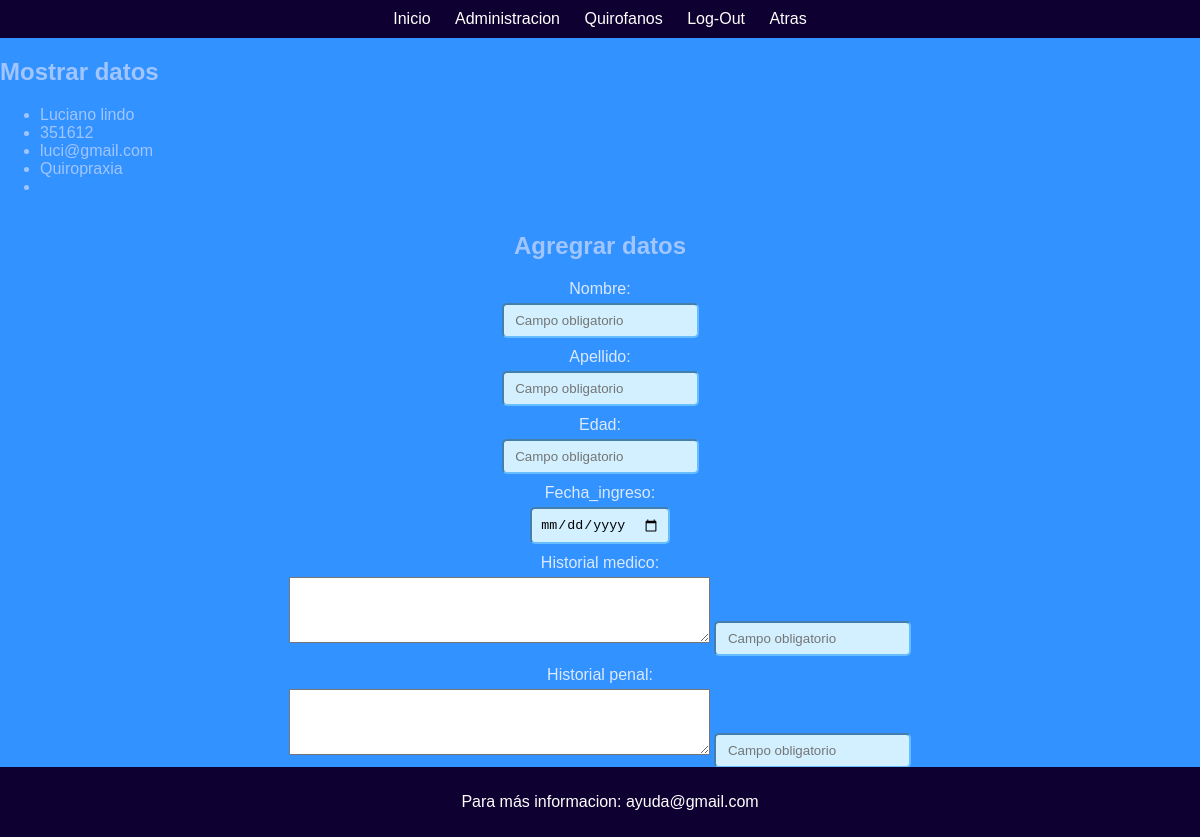
The page /Punk_Alerta_Azul/Punks-main/adm_areas.php on the database its author committed.
### tables this page shows
CREATE TABLE `enfermeros` (
  `id_enfermero` int(11) NOT NULL,
  `nombre` text NOT NULL,
  `apellido` text NOT NULL,
  `telefono` int(200) NOT NULL,
  `correo` varchar(200) NOT NULL,
  `area` text NOT NULL
);

### Punk_Alerta_Azul/Punks-main/adm_areas.php (the view, shortened to what this page needs)
<!DOCTYPE html>
<html lang="en">
<head>
    <link rel="stylesheet" href="./css/Punk.css">
</head>
<body id="inicio">
    <div class="top-bar">
        <a href="#inicio">Inicio</a>
        <a href="adm.php">Administracion</a>
        <a href="hospital.php">Quirofanos</a>
        <a href="index.php">Log-Out</a>
        <a href="hospital.php">Atras</a>
    </div>
    <div>
    <h2>Mostrar datos</h2>
    <?php
            include ("conexion.php");
            $consulta = mysqli_query($conexion,"SELECT  * FROM enfermeros");
            while ($lista_consulta= mysqli_fetch_assoc($consulta) ){
    ?>
            <div class="mostrar">
                <ul>
                    <li> <?php echo $lista_consulta["nombre"] . " " . $lista_consulta["apellido"]; ?></li>
                    <li><?php echo $lista_consulta["telefono"];?></li>
                    <li><?php echo $lista_consulta["correo"];?></li>
                    <li><?php echo $lista_consulta["area"];?></li>
                    <li><?php echo $lista_consulta["disponible"];?></li>
                </ul>
            </div>
    <?php } ?>
<section class="Form">
    <form action="insertar_pacientes.php" method="POST">
    <h2>Agregrar datos</h2>
        <div>
            <label> Nombre: </label>
            <input type="text" name="nombre" placeholder=" Campo obligatorio" required>
        </div>
        <div>
            <label> Apellido: </label>
            <input type="text" name="apellido" placeholder=" Campo obligatorio" required>
        </div>
        <div>
            <label> Edad: </label>
            <input type="int" name="edad" placeholder=" Campo obligatorio" required>
        </div>
        <div>
            <label> Fecha_ingreso: </label>
            <input type="date" name="fecha_ingreso" placeholder=" Campo obligatorio" required>
        </div>
        <div>
            <label for="historial_medico">Historial medico:</label>
            <textarea name="historial_medico" rows="4" cols="50"></textarea>
            <input type="text" name="historial_medico" placeholder=" Campo obligatorio" required>
        </div>
        <div>
            <label for="historial_penal">Historial penal:</label>
            <textarea name="historial_penal" rows="4" cols="50"></textarea>
            <input type="text" name="historial_penal" placeholder=" Campo obligatorio" required>
        </div>
        <div>
            <button type="submit" data-bs-toggle="modal" data-bs-target="#staticBackdrop">Enviar</button>
        </div>
    </form>
    </div>
    <div class="elemento-abajo">
        <p>Para más informacion: ayuda@gmail.com</p>
    </div>
</body>
</html>

### Punk_Alerta_Azul/Punks-main/css/Punk.css (style rules this page uses)
html { height: 100%; }
body { font-family: Arial, sans-serif; margin: 0; padding: 0; color: rgb(161, 197, 255); background-color: rgb(50, 146, 255); height: inherit; }
form { display: flex; flex-direction: column; align-items: center; margin-top: 15px; margin-bottom: 20px; }
label { display: block; margin-bottom: 5px; text-align: center; color: rgb(219, 233, 255); }
input { padding: 8px; border-radius: 5px; margin-bottom: 10px; background-color: rgb(210, 240, 255); border-color: rgb(102, 189, 255); }
button { font-size: 20px; margin-top: 20px; padding: 8px 30px; background-color: rgb(11, 54, 85); color: rgb(219, 233, 255); border: none; border-radius: 5px; cursor: pointer; }
.top-bar { background-color: #0e0030; color: #fff; padding: 10px 0; text-align: center; }
.top-bar a { color: #fff; text-decoration: none; margin: 0 10px; }
.elemento-abajo { position: fixed; bottom: 0; width: 100%; background-color: #0e0030; color: #fff; padding: 10px; text-align: center; }

### rows shown on the page
enfermeros: nombre "Luciano", apellido "lindo", telefono "351612", correo "luci@gmail.com", area "Quiropraxia"
